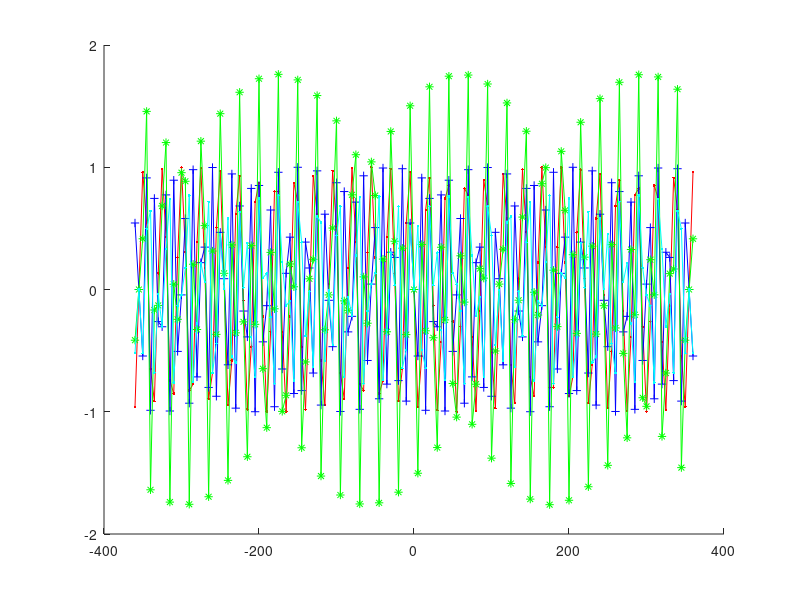

This chart was generated by the following MATLAB code:
x=-360:5:360;
y1= sin(x);
hold on;
plot(x,y1,'.-r')
y2 = sin(2*x);
plot(x,y2,'+-b')
y3 = sin(x)+sin(2*x);
plot(x,y3,'*-g')
y4 = sin(x).*sin(2*x);
plot(x,y4,'.-c')
hold off;